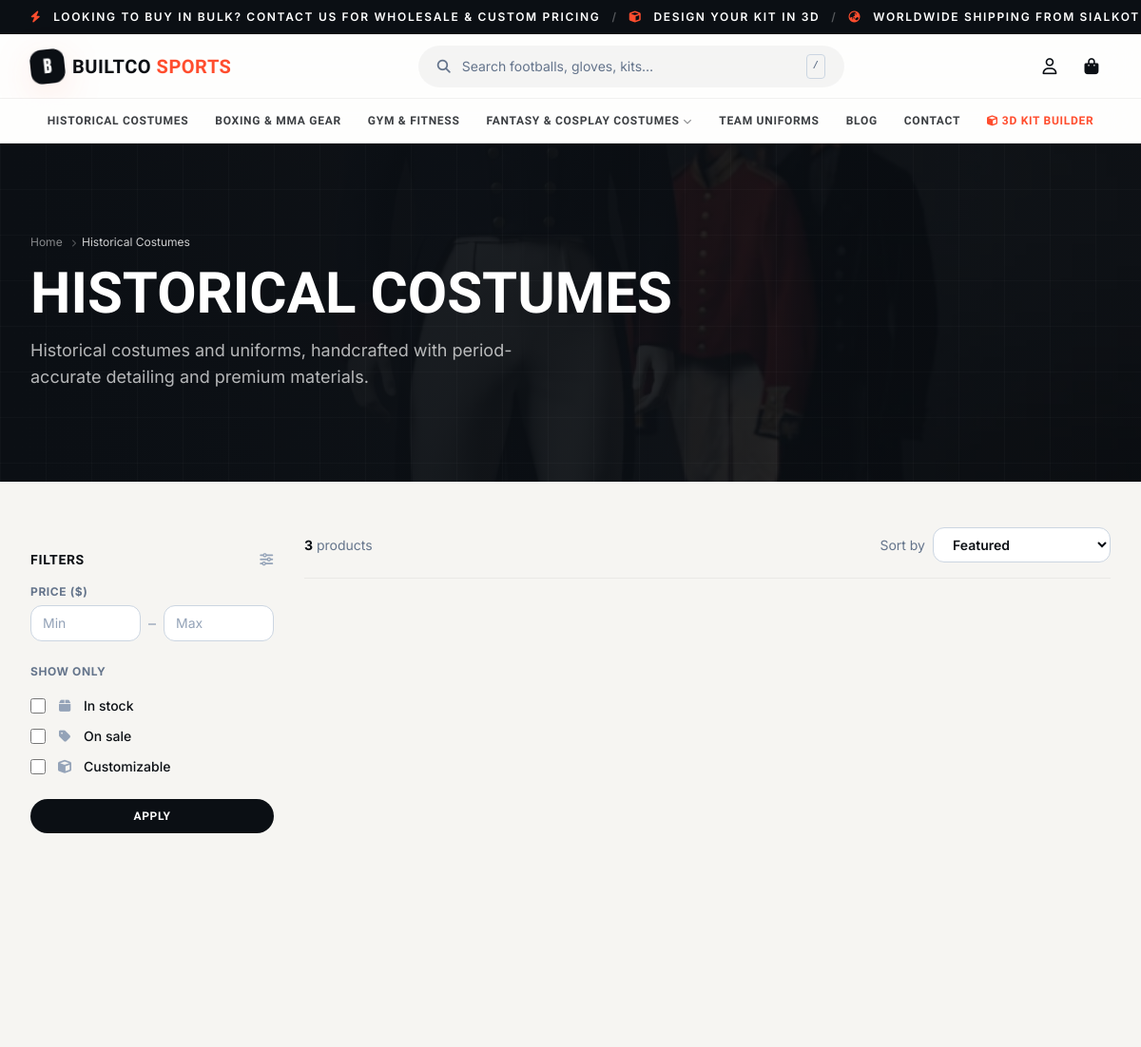
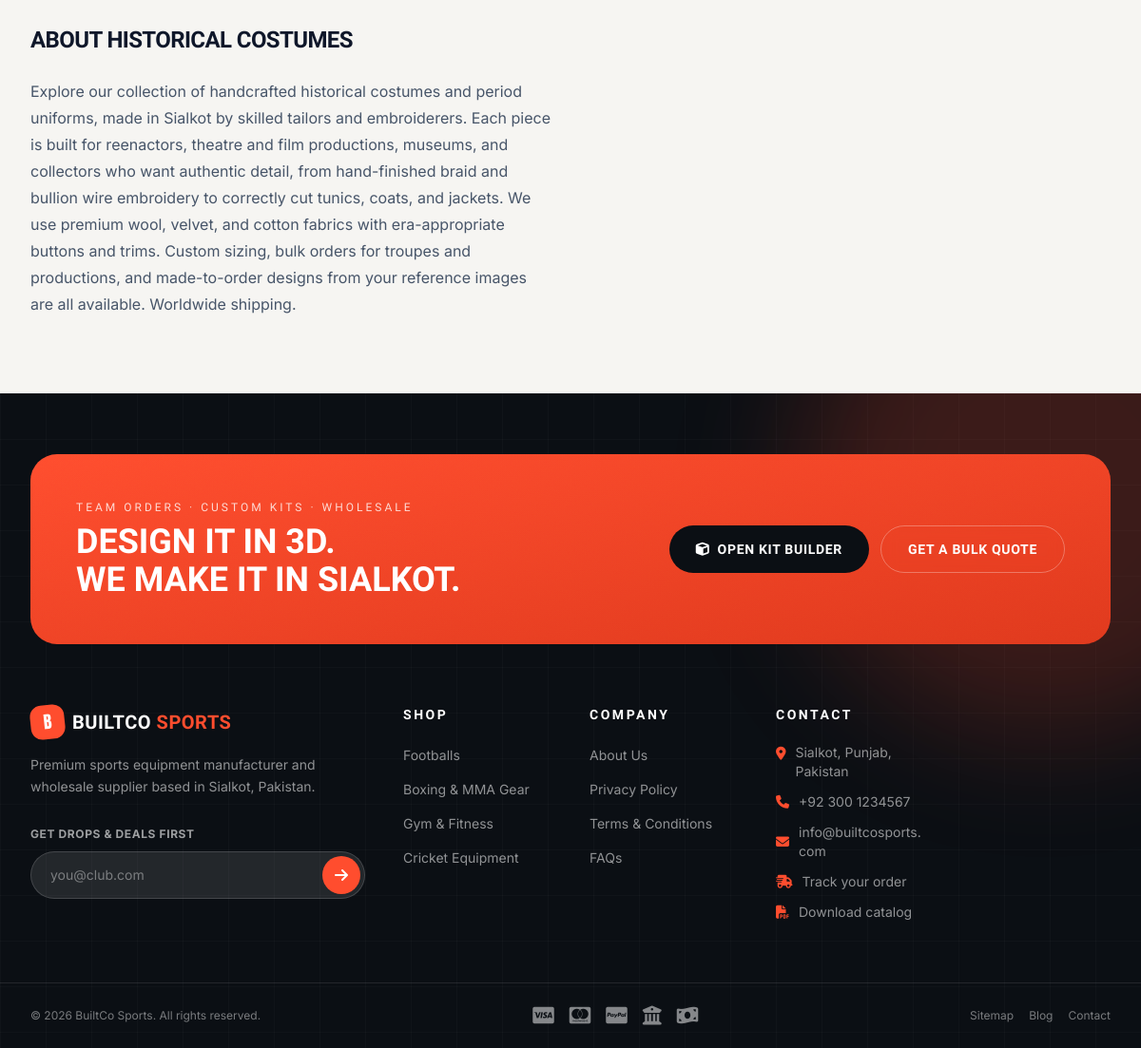
Page /category/historical-costumes on the committed database (2 pictures, top to bottom).
### tables this page shows
CREATE TABLE `menu_items` (
  `id` int(11) NOT NULL,
  `parent_id` int(11) DEFAULT NULL,
  `label` varchar(100) NOT NULL,
  `link_type` enum('category','custom') NOT NULL DEFAULT 'custom',
  `category_id` int(11) DEFAULT NULL,
  `custom_url` varchar(500) DEFAULT NULL,
  `open_new_tab` tinyint(1) NOT NULL DEFAULT 0,
  `sort_order` int(11) NOT NULL DEFAULT 0,
  `status` enum('active','inactive') NOT NULL DEFAULT 'active',
  `created_at` timestamp NOT NULL DEFAULT current_timestamp()
);

CREATE TABLE `categories` (
  `id` int(11) NOT NULL,
  `name` varchar(150) NOT NULL,
  `slug` varchar(160) NOT NULL,
  `parent_id` int(11) DEFAULT NULL,
  `short_description` varchar(500) DEFAULT NULL,
  `description` text DEFAULT NULL COMMENT 'Long SEO content shown on category page',
  `image` varchar(500) DEFAULT NULL,
  `image_alt` varchar(255) DEFAULT NULL COMMENT 'alt attribute for category image (SEO)',
  `meta_title` varchar(70) DEFAULT NULL,
  `meta_description` varchar(160) DEFAULT NULL,
  `focus_keyword` varchar(150) DEFAULT NULL,
  `canonical_url` varchar(500) DEFAULT NULL COMMENT 'leave empty to use default category URL',
  `show_in_nav` tinyint(1) NOT NULL DEFAULT 1,
  `nav_order` int(11) NOT NULL DEFAULT 0,
  `status` enum('active','inactive') NOT NULL DEFAULT 'active',
  `created_at` timestamp NOT NULL DEFAULT current_timestamp(),
  `updated_at` timestamp NOT NULL DEFAULT current_timestamp() ON UPDATE current_timestamp()
);

CREATE TABLE `footer_columns` (
  `id` int(11) NOT NULL,
  `title` varchar(100) NOT NULL,
  `sort_order` int(11) NOT NULL DEFAULT 0,
  `status` enum('active','inactive') NOT NULL DEFAULT 'active'
);

CREATE TABLE `footer_links` (
  `id` int(11) NOT NULL,
  `column_id` int(11) NOT NULL,
  `label` varchar(150) NOT NULL,
  `url` varchar(500) NOT NULL,
  `sort_order` int(11) NOT NULL DEFAULT 0,
  `status` enum('active','inactive') NOT NULL DEFAULT 'active'
);

### category.php (the view, shortened to what the rows shown need)
<?php
require_once __DIR__ . '/includes/config.php';
$slug = sanitize($_GET['slug'] ?? '');
$category = $slug ? fetch_one("SELECT * FROM categories WHERE slug=? AND status='active'", 's', $slug) : null;
$faqs = [];
include __DIR__ . '/includes/site-header.php';
?>
<main id="main">
  <section class="relative bg-ink text-white overflow-hidden">
    <?php if ($category['image']): ?>
    <img src="<?= UPLOAD_URL . h($category['image']) ?>" alt="<?= h($category['image_alt'] ?: $category['name']) ?>" fetchpriority="high" width="1600" height="600" class="absolute inset-0 w-full h-full object-cover opacity-40">
    <?php endif; ?>
    <div class="absolute inset-0 bg-gradient-to-r from-ink via-ink/80 to-ink/30" aria-hidden="true"></div>
    <div class="absolute inset-0 bg-grid opacity-40" aria-hidden="true"></div>
    <div class="container-x relative py-16 sm:py-24">
      <nav class="text-xs text-white/50 mb-4" aria-label="Breadcrumb">
        <a href="<?= url('') ?>" class="hover:text-white">Home</a>
        <i class="fa-solid fa-chevron-right text-[8px] mx-1.5 opacity-60"></i><span class="text-white/80" aria-current="page"><?= h($category['name']) ?></span>
      </nav>
      <h1 class="font-display font-bold uppercase text-4xl sm:text-6xl leading-none max-w-3xl"><?= h($category['name']) ?></h1>
      <?php if ($category['short_description']): ?><p class="text-white/70 mt-4 max-w-xl text-lg"><?= h($category['short_description']) ?></p><?php endif; ?>
    </div>
  </section>
  <?php if ($category['description'] || $faqs): ?>
  <section class="container-x pb-20 grid grid-cols-1 lg:grid-cols-2 gap-10">
    <?php if ($category['description']): ?>
    <div class="prose-site text-slate-600"><h2>About <?= h($category['name']) ?></h2><?= nl2br(h($category['description'])) ?></div>
    <?php endif; ?>
  </section>
  <?php endif; ?>
</main>
<?php include __DIR__ . '/includes/site-footer.php'; ?>

### includes/site-header.php (shortened to what the rows shown need)
<?php
$menu             = get_menu_tree();
?>
<!DOCTYPE html>
<html lang="en" class="no-js">
<head>
<link rel="stylesheet" href="<?= asset_url('assets/vendor/fontawesome/css/all.min.css') ?>">
<link rel="stylesheet" href="<?= asset_url('assets/css/site.css') ?>">
</head>
<body class="font-sans antialiased <?= h($body_class ?? '') ?>">
<header class="site-header">
  <div class="site-header-nav hidden lg:block bg-white/85 backdrop-blur-xl border-b border-black/5">
  <nav class="container-x flex items-center justify-center flex-wrap gap-x-7" aria-label="Main">
        <?php foreach ($menu as $item): ?>
        <div class="nav-item relative">
          <a href="<?= h($item['url']) ?>" <?= $item['open_new_tab'] ? 'target="_blank" rel="noopener"' : '' ?> class="nav-link"<?= !empty($item['children']) ? ' aria-haspopup="true"' : '' ?>>
            <?= h($item['label']) ?>
            <?php if (!empty($item['children'])): ?><i class="fa-solid fa-chevron-down text-[9px] opacity-60"></i><?php endif; ?>
          </a>
        </div>
        <?php endforeach; ?>
      </nav>
  </div>
</header>

### includes/site-footer.php (shortened to what the rows shown need)
<?php
$footer_columns = get_footer_columns();
?>
<footer class="relative bg-ink text-white/80 overflow-hidden" aria-labelledby="footer-heading">
  <div class="relative container-x py-16 grid grid-cols-2 md:grid-cols-4 lg:grid-cols-12 gap-10">
    <?php foreach ($footer_columns as $col): ?>
    <div class="lg:col-span-2">
      <h3 class="font-display font-semibold text-sm uppercase tracking-[0.18em] text-white mb-5"><?= h($col['title']) ?></h3>
      <ul class="space-y-3">
        <?php foreach ($col['links'] as $link): ?>
        <li><a href="<?= h($link['url']) ?>" class="text-sm text-white/55 hover:text-white hover:translate-x-1 inline-block transition"><?= h($link['label']) ?></a></li>
        <?php endforeach; ?>
      </ul>
    </div>
    <?php endforeach; ?>
  </div>
</footer>
</body>
</html>

### rows in the picture
menu_items: label "HISTORICAL COSTUMES"
menu_items: label "BOXING & MMA GEAR"
menu_items: label "GYM & FITNESS"
menu_items: label "FANTASY & COSPLAY COSTUMES"
menu_items: label "TEAM UNIFORMS"
menu_items: label "BLOG"
menu_items: label "CONTACT"
categories: image (picture), name "Historical Costumes", name "HISTORICAL COSTUMES", short_description "Historical costumes and uniforms, handcrafted with period-accurate detailing and premium materials.", description "Explore our collection of handcrafted historical costumes and period uniforms, made in Sialkot by skilled tailors and embroiderers. Each piece is built for reenactors, theatre and film productions, museums, and collectors who want authentic detail, from hand-finished braid and bullion wire embroidery to correctly cut tunics, coats, and jackets. We use premium wool, velvet, and cotton fabrics with era-appropriate buttons and trims. Custom sizing, bulk orders for troupes and productions, and made-to-order designs from your reference images are all available. Worldwide shipping."
footer_columns: title "SHOP"
footer_links: label "Footballs"
footer_links: label "Boxing & MMA Gear"
footer_links: label "Gym & Fitness"
footer_links: label "Cricket Equipment"
footer_columns: title "COMPANY"
footer_links: label "About Us"
footer_links: label "Privacy Policy"
footer_links: label "Terms & Conditions"
footer_links: label "FAQs"

### other values in the picture
substr($site_name, 0, 1) "B"
implode(' ', $name_words) "BUILTCO"
$last_word "SPORTS"
$cur "$"
$lbl "In stock"
$lbl "On sale"
$lbl "Customizable"
$result['total'] "3"
$about_text "Premium sports equipment manufacturer and wholesale supplier based in Sialkot, Pakistan."
$address "Sialkot, Punjab, Pakistan"
$phone "+92 300 1234567"
$email "info@builtcosports.com"
$copyright "© 2026 BuiltCo Sports. All rights reserved."
form field value "Featured"
